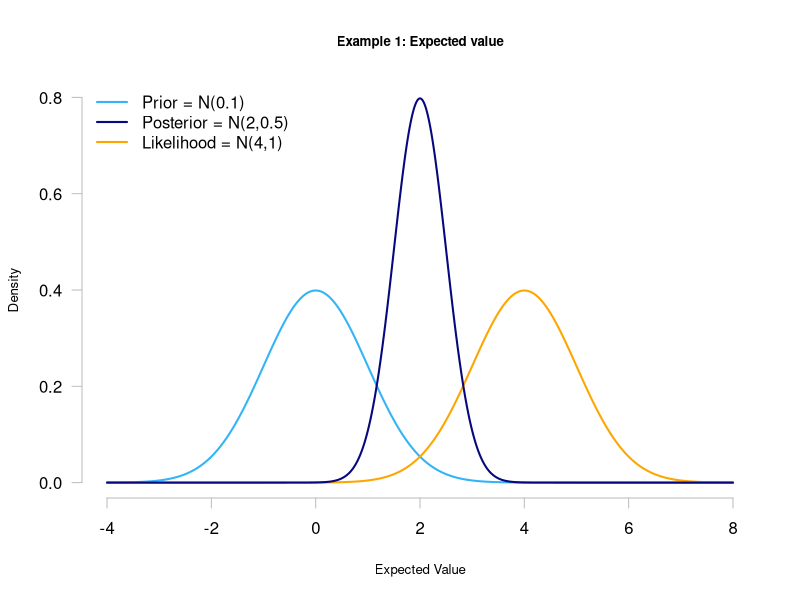
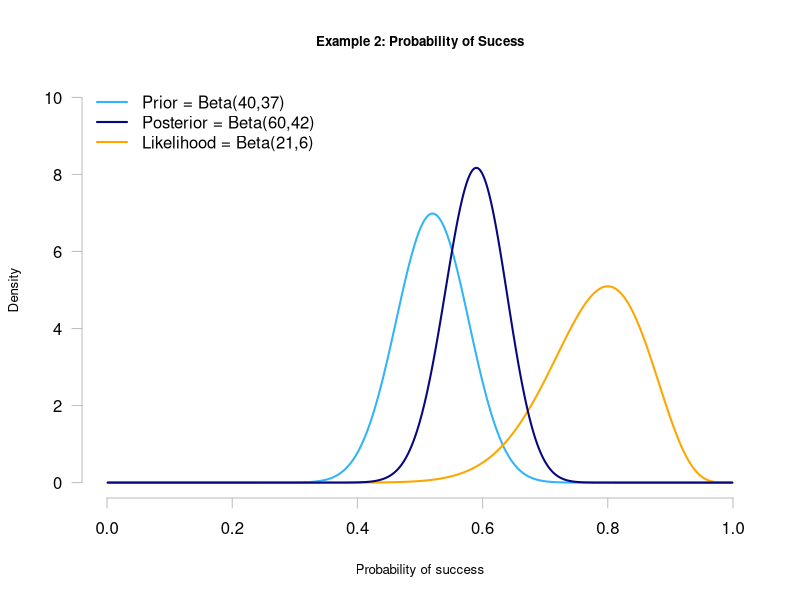
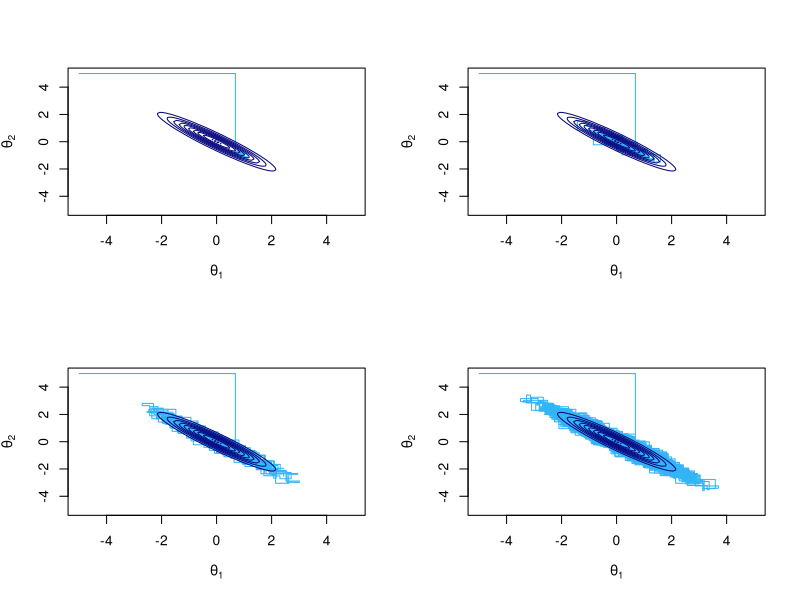
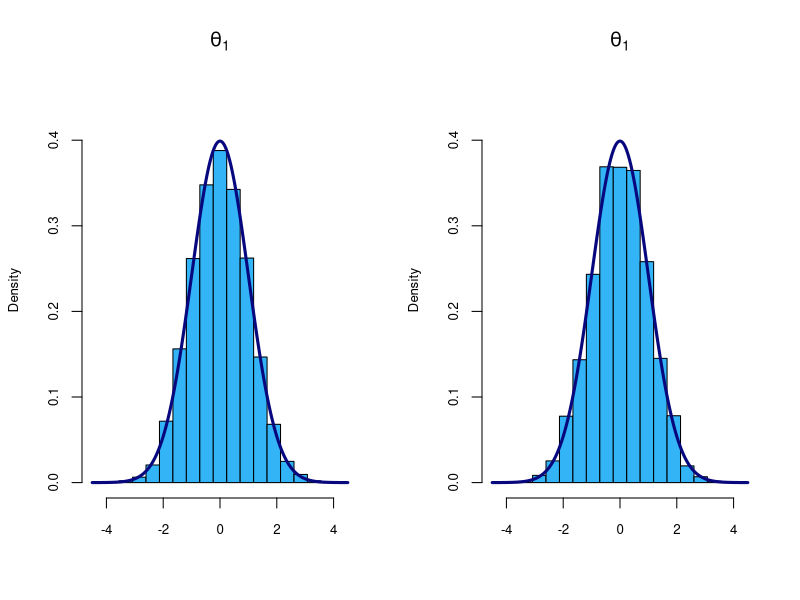

These figures' R source, in order:
## ---- chunk 1
#options(rcharts.mode = 'iframe', rcharts.cdn = TRUE)
knitr::opts_chunk$set(results = "asis", comment = F,echo = TRUE)
## ---- chunk 2

x = seq(-4, 8, .001) ##Set up for creating the distributions

y1 = dnorm(x, 0, 1) # data for prior curve
y3 = dnorm(x, 2, 0.5) # data for posterior curve
y2 = dnorm(x, 4, 1) # data for likelihood curve, plotted as the posterior from a beta(1,1)
y.max = 0.8

plot(x, y1, xlim=c(-4,8), ylim=c(0, y.max), type = "l", ylab= "Density", lty = 1,
     xlab= "Expected Value", las=1, main="Example 1: Expected value",lwd=2,
     cex.lab=0.8, cex.main=0.8, col = "#32b4f7", axes=FALSE)

axis(1, col="grey") #adds custom x axis
axis(2, las=1,col="grey") # custom y axis

lines(x, y2, type = "l", col = "#fda601", lwd = 2, lty = 1)
lines(x, y3, type = "l", col = "#07077e", lwd = 2, lty = 1)
legend("topleft", c("Prior = N(0.1)", "Posterior = N(2,0.5)", "Likelihood = N(4,1)"), col = c("#32b4f7","#07077e", "#fda601"), lty = c(1,1,1), lwd = c(2,2,2), bty = "n")
## ---- chunk 3
PS = 40
PF = 37
k = 20
n = 25

x = seq(.001, .999, .001) ##Set up for creating the distributions

y1 = dbeta(x, PS, PF) # data for prior curve
y3 = dbeta(x, PS + k, PF + n - k) # data for posterior curve
y2 = dbeta(x, 1 + k, 1 + n - k) # data for likelihood curve, plotted as the posterior from a beta(1,1)
y.max = 10

plot(x, y1, xlim=c(0,1), ylim=c(0, y.max), type = "l", ylab= "Density", lty = 1,
     xlab= "Probability of success", las=1, main="Example 2: Probability of Sucess",lwd=2,
     cex.lab=0.8, cex.main=0.8, col = "#32b4f7", axes=FALSE)

axis(1, at = seq(0,1,.2),col="grey") #adds custom x axis
axis(2, las=1,col="grey") # custom y axis

lines(x, y2, type = "l", col = "#fda601", lwd = 2, lty = 1)
lines(x, y3, type = "l", col = "#07077e", lwd = 2, lty = 1)
legend("topleft", c("Prior = Beta(40,37)", "Posterior = Beta(60,42)", "Likelihood = Beta(21,6)"), col = c("#32b4f7","#07077e", "#fda601"), 
       lty = c(1,1,1), lwd = c(2,2,2), bty = "n")
## ---- chunk 4

#install.packages("mvtnorm")
require(mvtnorm)


m1  = c(0,0)
S1  = matrix(c(1,-0.95,-0.95,1),2,2)
N   = 100
th1 = seq(-5,5,length=N)
th2 = seq(-5,5,length=N)
den = matrix(0,N,N)
for (i in 1:N)
  for (j in 1:N)
    den[i,j] = dmvnorm(c(th1[i],th2[j]),m1,S1)

# Gibbs sampler
set.seed(16168)
lag   = 20
M0    = 1000
M     = 1000
niter = M0+lag*M
ths   = matrix(c(-5,5,-5,-5,5,-5,5,5),4,2,byrow=T)
th.g  = array(0,c(4,niter,2))
th    = rep(0,2)
for (i in 1:4){
  th.g[i,1,] = ths[i,]
  for (iter in 2:niter){
    mean  = m1[1]+S1[1,2]/S1[2,2]*(th[2]-m1[2])
    var   = S1[1,1]-S1[1,2]^2/S1[2,2]
    th[1] = rnorm(1,mean,sqrt(var)) 
    mean  = m1[2]+S1[2,1]/S1[1,1]*(th[1]-m1[1])
    var   = S1[2,2]-S1[2,1]^2/S1[1,1]
    th[2] = rnorm(1,mean,sqrt(var)) 
    th.g[i,iter,] = th
  }
}

par(mfrow=c(2,2))
i = 1
ind = 1:10
plot(th.g[i,ind,],xlim=range(th.g),ylim=range(th.g),
     xlab=expression(theta[1]),ylab=expression(theta[2]),pch=16,type="s",col="#32b4f7")
contour(th1,th2,den,col="#07077e",add=TRUE,drawlabels=FALSE)

ind = 1:100
plot(th.g[i,ind,],xlim=range(th.g),ylim=range(th.g),
     xlab=expression(theta[1]),ylab=expression(theta[2]),pch=16,type="s",col="#32b4f7")
contour(th1,th2,den,col="#07077e",add=TRUE,drawlabels=FALSE)
ind = 1:1000
plot(th.g[i,ind,],xlim=range(th.g),ylim=range(th.g),
     xlab=expression(theta[1]),ylab=expression(theta[2]),pch=16,type="s",col="#32b4f7")
contour(th1,th2,den,col="#07077e",add=TRUE,drawlabels=FALSE)
ind = 1:10000
plot(th.g[i,ind,],xlim=range(th.g),ylim=range(th.g),
     xlab=expression(theta[1]),ylab=expression(theta[2]),pch=16,type="s",col="#32b4f7")
contour(th1,th2,den,col="#07077e",add=TRUE,drawlabels=FALSE)


# Posterior inference
ind = seq(M0+1,niter,by=lag)
ths = rbind(th.g[1,ind,],
            th.g[2,ind,],
            th.g[3,ind,],
            th.g[4,ind,])

par(mfrow=c(1,2))
xxx = seq(-4.5,4.5,length=1000)
hist(ths[,1],xlab="",main=expression(theta[1]),prob=TRUE,breaks=seq(min(xxx),max(xxx),length=20),
     ylim=c(0,0.45),col="#32b4f7",cex.lab=0.8,cex.axis=0.8)
lines(xxx,dnorm(xxx),col="#07077e",lwd=3)
hist(ths[,2],xlab="",main=expression(theta[1]),prob=TRUE,breaks=seq(min(xxx),max(xxx),length=20),
     ylim=c(0,0.45),col="#32b4f7",cex.lab=0.8,cex.axis=0.8)
lines(xxx,dnorm(xxx),col="#07077e",lwd=3)
